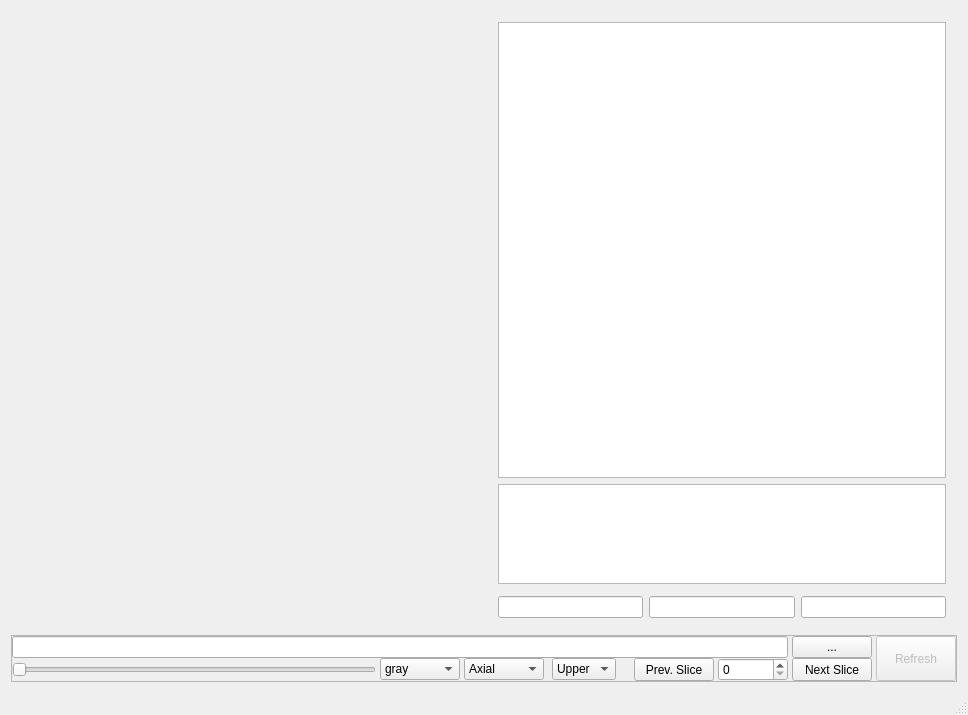
<?xml version="1.0" encoding="UTF-8"?>
<ui version="4.0">
 <author>Ryan Neph</author>
 <class>MainWindow</class>
 <widget class="QMainWindow" name="MainWindow">
  <property name="geometry">
   <rect>
    <x>0</x>
    <y>0</y>
    <width>968</width>
    <height>715</height>
   </rect>
  </property>
  <property name="windowTitle">
   <string>pyViz - Data Visual - Ryan Neph 2017</string>
  </property>
  <widget class="QWidget" name="centralWidget">
   <layout class="QGridLayout" name="gridLayout_2">
    <item row="2" column="1">
     <widget class="QFrame" name="frame">
      <property name="sizePolicy">
       <sizepolicy hsizetype="Preferred" vsizetype="Preferred">
        <horstretch>0</horstretch>
        <verstretch>0</verstretch>
       </sizepolicy>
      </property>
      <property name="minimumSize">
       <size>
        <width>0</width>
        <height>0</height>
       </size>
      </property>
      <property name="frameShape">
       <enum>QFrame::StyledPanel</enum>
      </property>
      <property name="frameShadow">
       <enum>QFrame::Raised</enum>
      </property>
      <layout class="QGridLayout" name="gridLayout">
       <property name="leftMargin">
        <number>0</number>
       </property>
       <property name="topMargin">
        <number>0</number>
       </property>
       <property name="rightMargin">
        <number>0</number>
       </property>
       <property name="bottomMargin">
        <number>0</number>
       </property>
       <property name="horizontalSpacing">
        <number>4</number>
       </property>
       <property name="verticalSpacing">
        <number>0</number>
       </property>
       <item row="1" column="5">
        <spacer name="horizontalSpacer">
         <property name="orientation">
          <enum>Qt::Horizontal</enum>
         </property>
         <property name="sizeType">
          <enum>QSizePolicy::Fixed</enum>
         </property>
         <property name="sizeHint" stdset="0">
          <size>
           <width>10</width>
           <height>20</height>
          </size>
         </property>
        </spacer>
       </item>
       <item row="1" column="9">
        <widget class="QPushButton" name="btn_NextSlice">
         <property name="sizePolicy">
          <sizepolicy hsizetype="Fixed" vsizetype="Preferred">
           <horstretch>0</horstretch>
           <verstretch>0</verstretch>
          </sizepolicy>
         </property>
         <property name="minimumSize">
          <size>
           <width>0</width>
           <height>0</height>
          </size>
         </property>
         <property name="text">
          <string>Next Slice</string>
         </property>
         <property name="flat">
          <bool>false</bool>
         </property>
        </widget>
       </item>
       <item row="1" column="7">
        <widget class="QSpinBox" name="num_Slice">
         <property name="sizePolicy">
          <sizepolicy hsizetype="Fixed" vsizetype="Preferred">
           <horstretch>0</horstretch>
           <verstretch>0</verstretch>
          </sizepolicy>
         </property>
         <property name="minimumSize">
          <size>
           <width>70</width>
           <height>0</height>
          </size>
         </property>
         <property name="maximum">
          <number>999</number>
         </property>
        </widget>
       </item>
       <item row="0" column="9">
        <widget class="QPushButton" name="btn_Open">
         <property name="sizePolicy">
          <sizepolicy hsizetype="Fixed" vsizetype="Fixed">
           <horstretch>0</horstretch>
           <verstretch>0</verstretch>
          </sizepolicy>
         </property>
         <property name="minimumSize">
          <size>
           <width>0</width>
           <height>0</height>
          </size>
         </property>
         <property name="text">
          <string>...</string>
         </property>
        </widget>
       </item>
       <item row="0" column="0" colspan="8">
        <widget class="QLineEdit" name="txtPath">
         <property name="sizePolicy">
          <sizepolicy hsizetype="Preferred" vsizetype="Preferred">
           <horstretch>0</horstretch>
           <verstretch>0</verstretch>
          </sizepolicy>
         </property>
        </widget>
       </item>
       <item row="1" column="6">
        <widget class="QPushButton" name="btn_PrevSlice">
         <property name="sizePolicy">
          <sizepolicy hsizetype="Fixed" vsizetype="Preferred">
           <horstretch>0</horstretch>
           <verstretch>0</verstretch>
          </sizepolicy>
         </property>
         <property name="minimumSize">
          <size>
           <width>0</width>
           <height>0</height>
          </size>
         </property>
         <property name="styleSheet">
          <string notr="true"/>
         </property>
         <property name="text">
          <string>Prev. Slice</string>
         </property>
         <property name="checkable">
          <bool>false</bool>
         </property>
         <property name="checked">
          <bool>false</bool>
         </property>
        </widget>
       </item>
       <item row="1" column="1">
        <widget class="QComboBox" name="combo_cmap">
         <property name="sizePolicy">
          <sizepolicy hsizetype="Fixed" vsizetype="Fixed">
           <horstretch>0</horstretch>
           <verstretch>0</verstretch>
          </sizepolicy>
         </property>
         <property name="minimumSize">
          <size>
           <width>80</width>
           <height>0</height>
          </size>
         </property>
         <property name="maxCount">
          <number>10</number>
         </property>
         <item>
          <property name="text">
           <string>gray</string>
          </property>
         </item>
         <item>
          <property name="text">
           <string>viridis</string>
          </property>
         </item>
         <item>
          <property name="text">
           <string>Paired</string>
          </property>
         </item>
        </widget>
       </item>
       <item row="1" column="0">
        <widget class="QSlider" name="horizontalSlider">
         <property name="enabled">
          <bool>false</bool>
         </property>
         <property name="sizePolicy">
          <sizepolicy hsizetype="MinimumExpanding" vsizetype="Fixed">
           <horstretch>0</horstretch>
           <verstretch>0</verstretch>
          </sizepolicy>
         </property>
         <property name="minimumSize">
          <size>
           <width>100</width>
           <height>0</height>
          </size>
         </property>
         <property name="orientation">
          <enum>Qt::Horizontal</enum>
         </property>
        </widget>
       </item>
       <item row="0" column="10" rowspan="3">
        <widget class="QPushButton" name="btn_Refresh">
         <property name="enabled">
          <bool>false</bool>
         </property>
         <property name="sizePolicy">
          <sizepolicy hsizetype="Minimum" vsizetype="Expanding">
           <horstretch>0</horstretch>
           <verstretch>0</verstretch>
          </sizepolicy>
         </property>
         <property name="text">
          <string>Refresh</string>
         </property>
        </widget>
       </item>
       <item row="1" column="2">
        <widget class="QComboBox" name="combo_orientslice">
         <property name="sizePolicy">
          <sizepolicy hsizetype="Fixed" vsizetype="Fixed">
           <horstretch>0</horstretch>
           <verstretch>0</verstretch>
          </sizepolicy>
         </property>
         <property name="minimumSize">
          <size>
           <width>80</width>
           <height>0</height>
          </size>
         </property>
         <property name="editable">
          <bool>false</bool>
         </property>
         <property name="currentText">
          <string>Axial</string>
         </property>
         <property name="currentIndex">
          <number>0</number>
         </property>
         <property name="maxCount">
          <number>10</number>
         </property>
         <property name="minimumContentsLength">
          <number>0</number>
         </property>
         <item>
          <property name="text">
           <string>Axial</string>
          </property>
         </item>
         <item>
          <property name="text">
           <string>Coronal</string>
          </property>
         </item>
         <item>
          <property name="text">
           <string>Sagittal</string>
          </property>
         </item>
        </widget>
       </item>
       <item row="1" column="4">
        <widget class="QComboBox" name="combo_yaxis">
         <item>
          <property name="text">
           <string>Upper</string>
          </property>
         </item>
         <item>
          <property name="text">
           <string>Lower</string>
          </property>
         </item>
        </widget>
       </item>
      </layout>
     </widget>
    </item>
    <item row="0" column="1">
     <layout class="QHBoxLayout" name="horizontalLayout">
      <item>
       <widget class="QWidget" name="mplWindow" native="true">
        <property name="sizePolicy">
         <sizepolicy hsizetype="Expanding" vsizetype="Preferred">
          <horstretch>0</horstretch>
          <verstretch>0</verstretch>
         </sizepolicy>
        </property>
        <layout class="QVBoxLayout" name="mplvl"/>
       </widget>
      </item>
      <item>
       <widget class="QWidget" name="widget" native="true">
        <property name="sizePolicy">
         <sizepolicy hsizetype="Expanding" vsizetype="Preferred">
          <horstretch>0</horstretch>
          <verstretch>0</verstretch>
         </sizepolicy>
        </property>
        <layout class="QVBoxLayout" name="verticalLayout">
         <item>
          <widget class="QListWidget" name="listImages">
           <property name="sizePolicy">
            <sizepolicy hsizetype="Expanding" vsizetype="MinimumExpanding">
             <horstretch>0</horstretch>
             <verstretch>0</verstretch>
            </sizepolicy>
           </property>
           <property name="minimumSize">
            <size>
             <width>0</width>
             <height>400</height>
            </size>
           </property>
          </widget>
         </item>
         <item>
          <widget class="QListWidget" name="listMasks">
           <property name="sizePolicy">
            <sizepolicy hsizetype="Expanding" vsizetype="Maximum">
             <horstretch>0</horstretch>
             <verstretch>0</verstretch>
            </sizepolicy>
           </property>
           <property name="maximumSize">
            <size>
             <width>16777215</width>
             <height>100</height>
            </size>
           </property>
          </widget>
         </item>
         <item>
          <widget class="QListWidget" name="listFeatures">
           <property name="sizePolicy">
            <sizepolicy hsizetype="Expanding" vsizetype="Ignored">
             <horstretch>0</horstretch>
             <verstretch>0</verstretch>
            </sizepolicy>
           </property>
          </widget>
         </item>
         <item>
          <layout class="QHBoxLayout" name="horizontalLayout_2">
           <property name="bottomMargin">
            <number>0</number>
           </property>
           <item>
            <widget class="QLineEdit" name="txt_nx"/>
           </item>
           <item>
            <widget class="QLineEdit" name="txt_ny"/>
           </item>
           <item>
            <widget class="QLineEdit" name="txt_nz"/>
           </item>
          </layout>
         </item>
        </layout>
       </widget>
      </item>
     </layout>
    </item>
   </layout>
  </widget>
  <widget class="QStatusBar" name="statusBar"/>
 </widget>
 <layoutdefault spacing="6" margin="11"/>
 <resources/>
 <connections/>
</ui>
